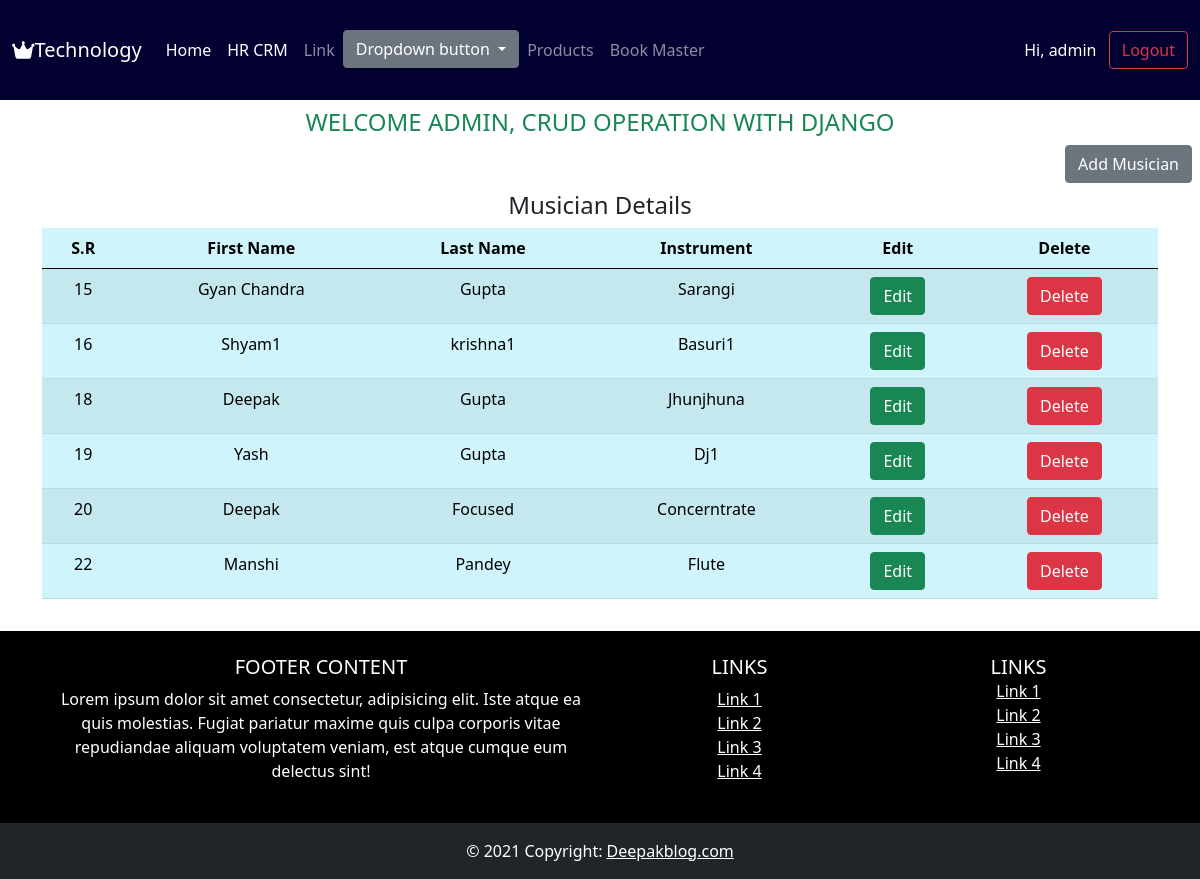
The app's page / (signed in) with its own data.
### deepakblog/models.py (models this page shows, shortened)
class Musician(models.Model):
    first_name = models.CharField(max_length=50, blank=False)
    last_name = models.CharField(max_length=50, blank=False)
    instrument = models.CharField(max_length=100, blank=False)

### deepakblog/views.py (the view, shortened to what this page needs)
# urls.py: path('', views.index, name='index'),
@login_required(login_url='deepakblog:userlogin')
def index(request):
    if request.method =='POST' and request.POST.get('mid'):
        mId = request.POST.get('mid')
        Musiciandata = Musician.objects.get(pk=mId)
        serializedData = serialize('json', [ Musiciandata, ])
        return HttpResponse(serializedData)
    else:
        fm = MusicianForm()
    music = Musician.objects.all()
    current_user = request.user
    return render(request, 'deepakblog/index.html', {'form': fm, 'music': music ,'name':request.user})

### templates/deepakblog/index.html (shortened to what this page needs)
{% load static %}
<!DOCTYPE html>
<html lang="en">
<head>
    <link rel="stylesheet" type="text/css" href="{% static 'css/bootstrap.css' %}">
    <link rel="stylesheet" type="text/css" href="{% static 'css/bootstrap.min.css' %}">
</head>
<body>
    {% include 'deepakblog/header.html' %}
    {% block content %}
    <div class="conatiner m-2">
        <h4 class="text-success text-uppercase text-center">Welcome {{request.user}}, Crud Operation with Django</h4>
        <div class="d-flex justify-content-end">
            <button type="button" class="btn btn-secondary" data-bs-toggle="modal" data-bs-target="#exampleModal">
                Add Musician
            </button>
        </div>
        <div class="container-md py-2" >
            <h4 class="text-center">Musician Details</h4>
            <table class="table table-info table-striped table-responsive text-center">
                <thead>
                    <tr class="bg-dark">
                      <th>S.R</th>
                      <th>First Name</th>
                      <th>Last Name</th>
                      <th>Instrument</th>
                      <th>Edit</th>
                      <th>Delete</th>
                    </tr>
                  </thead>
                  <tbody>
                    {% for musician in music %}
                        <tr>
                            <td>{{musician.id}}</td>
                            <td>{{musician.first_name}}</td>
                            <td>{{musician.last_name}}</td>
                            <td>{{musician.instrument}}</td>
                            <td>
                                <a href="#" class="btn btn-success" onclick="showMusician({{musician.id}})">Edit</a>
                            </td>
                            <td>
                                <form action="{% url 'deepakblog:musicianDelete' %}" method="POST">
                                    <button type="submit" class="btn btn-danger">Delete</button>
                                </form>
                            </td>
                        </tr>
                    {% endfor %}
                </tbody>
            </table>
        </div>
    </div>
    {% endblock content %}
    {% include 'deepakblog/footer.html' %}
</body>
</html>

### templates/deepakblog/header.html (shortened to what this page needs)
  {% load static %}
  <link rel="stylesheet" href="{% static 'icofont/icofont.min.css' %}">
  <link rel="stylesheet" href="{% static 'icofont/icofont.css' %}">
  <link rel="stylesheet" href="https://pro.fontawesome.com/releases/v5.10.0/css/all.css">
  <nav class="navbar sticky-top navbar-expand-lg navbar-dark sticky-top" style="height: 100px; background-color: #020031;">
    <div class="container-fluid">
      <a class="navbar-brand" href="{% url 'deepakblog:home' %}"><i class="fas fa-crown"></i>Technology</a>
      <div class="collapse navbar-collapse" id="navbarSupportedContent">
        <ul class="navbar-nav me-auto mb-2 mb-lg-0">
          <li class="nav-item">
            <a class="nav-link active" aria-current="page" href="{% url 'deepakblog:home' %}">Home</a>
          </li>
          <li class="nav-item">
            <a class="nav-link active" aria-current="page" href="{% url 'hrcrm:index' %}">HR CRM</a>
          </li>
          <li class="nav-item">
            <a class="nav-link" href="#">Link</a>
          </li>
          <li class="nav-item dropdown">
              <button class="btn btn-secondary dropdown-toggle" type="button" id="dropdownMenuButton" data-toggle="dropdown" aria-haspopup="true" aria-expanded="false">
                Dropdown button
              </button>
          </li>
          <li class="nav-item">
            <a class="nav-link" href="{% url 'deepakblog:productMaster' %}">Products</a>
          </li>
          <li class="nav-item">
            <a class="nav-link" href="{% url 'deepakblog:bookMaster' %}">Book Master</a>
          </li>
        </ul>
          <span class="p-1 text-white">Hi, {{request.user}}</span>&nbsp;&nbsp;
          <a href="{% url 'deepakblog:userlogout' %}" class="btn btn-outline-danger" type="submit">Logout</a>
      </div>
    </div>
  </nav>

### records on screen
Musician: id "15", first_name "Gyan Chandra", last_name "Gupta", instrument "Sarangi"
Musician: id "16", first_name "Shyam1", last_name "krishna1", instrument "Basuri1"
Musician: id "18", first_name "Deepak", last_name "Gupta", instrument "Jhunjhuna"
Musician: id "19", first_name "Yash", last_name "Gupta", instrument "Dj1"
Musician: id "20", first_name "Deepak", last_name "Focused", instrument "Concerntrate"
Musician: id "22", first_name "Manshi", last_name "Pandey", instrument "Flute"

### other values on screen
{{ request.user }} "admin"
{{ request.user }} "ADMIN"
